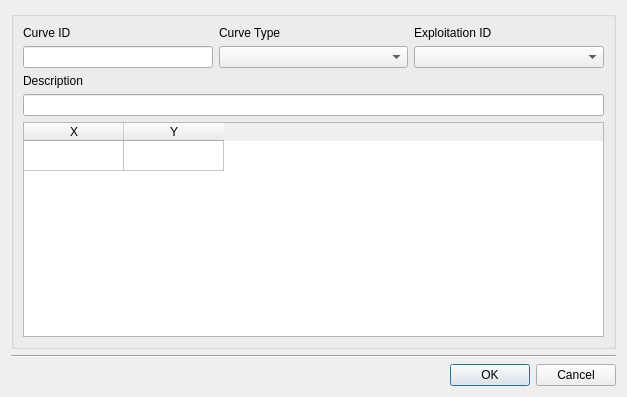
<?xml version="1.0" encoding="UTF-8"?>
<ui version="4.0">
 <class>dlg_nonvisual_curve</class>
 <widget class="QDialog" name="dlg_nonvisual_curve">
  <property name="geometry">
   <rect>
    <x>0</x>
    <y>0</y>
    <width>627</width>
    <height>397</height>
   </rect>
  </property>
  <property name="windowTitle">
   <string>Curve Editor</string>
  </property>
  <layout class="QGridLayout" name="verticalLayout_4">
   <item row="2" column="0" colspan="2">
    <layout class="QHBoxLayout" name="horizontalLayout">
     <property name="sizeConstraint">
      <enum>QLayout::SetDefaultConstraint</enum>
     </property>
     <item>
      <spacer name="horizontalSpacer">
       <property name="orientation">
        <enum>Qt::Horizontal</enum>
       </property>
       <property name="sizeHint" stdset="0">
        <size>
         <width>40</width>
         <height>20</height>
        </size>
       </property>
      </spacer>
     </item>
     <item>
      <widget class="QPushButton" name="btn_accept">
       <property name="text">
        <string>OK</string>
       </property>
      </widget>
     </item>
     <item>
      <widget class="QPushButton" name="btn_cancel">
       <property name="text">
        <string>Cancel</string>
       </property>
      </widget>
     </item>
    </layout>
   </item>
   <item row="1" column="0" colspan="2">
    <widget class="Line" name="line">
     <property name="orientation">
      <enum>Qt::Horizontal</enum>
     </property>
    </widget>
   </item>
   <item row="0" column="0" colspan="2">
    <widget class="QGroupBox" name="groupBox">
     <property name="sizePolicy">
      <sizepolicy hsizetype="Preferred" vsizetype="MinimumExpanding">
       <horstretch>0</horstretch>
       <verstretch>0</verstretch>
      </sizepolicy>
     </property>
     <property name="title">
      <string/>
     </property>
     <layout class="QGridLayout" name="gridLayout">
      <item row="0" column="0" colspan="2">
       <layout class="QGridLayout" name="gridLayout_2">
        <item row="1" column="0">
         <widget class="QLineEdit" name="txt_curve_id">
          <property name="sizePolicy">
           <sizepolicy hsizetype="Minimum" vsizetype="Fixed">
            <horstretch>0</horstretch>
            <verstretch>0</verstretch>
           </sizepolicy>
          </property>
         </widget>
        </item>
        <item row="0" column="0">
         <widget class="QLabel" name="lbl_curve_id">
          <property name="sizePolicy">
           <sizepolicy hsizetype="Preferred" vsizetype="Fixed">
            <horstretch>0</horstretch>
            <verstretch>0</verstretch>
           </sizepolicy>
          </property>
          <property name="text">
           <string>Curve ID</string>
          </property>
         </widget>
        </item>
        <item row="0" column="2">
         <widget class="QLabel" name="lbl_expl_id">
          <property name="text">
           <string>Exploitation ID</string>
          </property>
         </widget>
        </item>
        <item row="1" column="2">
         <widget class="QComboBox" name="cmb_expl_id"/>
        </item>
        <item row="1" column="1">
         <widget class="QComboBox" name="cmb_curve_type">
          <property name="sizePolicy">
           <sizepolicy hsizetype="Minimum" vsizetype="Fixed">
            <horstretch>0</horstretch>
            <verstretch>0</verstretch>
           </sizepolicy>
          </property>
         </widget>
        </item>
        <item row="0" column="1">
         <widget class="QLabel" name="lbl_curve_type">
          <property name="sizePolicy">
           <sizepolicy hsizetype="Preferred" vsizetype="Fixed">
            <horstretch>0</horstretch>
            <verstretch>0</verstretch>
           </sizepolicy>
          </property>
          <property name="text">
           <string>Curve Type</string>
          </property>
         </widget>
        </item>
        <item row="3" column="0" colspan="3">
         <widget class="QLineEdit" name="txt_descript">
          <property name="sizePolicy">
           <sizepolicy hsizetype="Expanding" vsizetype="Fixed">
            <horstretch>0</horstretch>
            <verstretch>0</verstretch>
           </sizepolicy>
          </property>
         </widget>
        </item>
        <item row="2" column="0" colspan="3">
         <widget class="QLabel" name="lbl_descript">
          <property name="sizePolicy">
           <sizepolicy hsizetype="Preferred" vsizetype="Fixed">
            <horstretch>0</horstretch>
            <verstretch>0</verstretch>
           </sizepolicy>
          </property>
          <property name="text">
           <string>Description</string>
          </property>
         </widget>
        </item>
       </layout>
      </item>
      <item row="1" column="0" colspan="2">
       <layout class="QGridLayout" name="gridLayout_3">
        <item row="0" column="0">
         <widget class="QTableWidget" name="tbl_curve_value">
          <property name="sizePolicy">
           <sizepolicy hsizetype="Minimum" vsizetype="Expanding">
            <horstretch>0</horstretch>
            <verstretch>0</verstretch>
           </sizepolicy>
          </property>
          <property name="rowCount">
           <number>1</number>
          </property>
          <attribute name="verticalHeaderVisible">
           <bool>false</bool>
          </attribute>
          <row/>
          <column>
           <property name="text">
            <string>X</string>
           </property>
          </column>
          <column>
           <property name="text">
            <string>Y</string>
           </property>
          </column>
         </widget>
        </item>
        <item row="0" column="1">
         <layout class="QGridLayout" name="lyt_plot"/>
        </item>
       </layout>
      </item>
     </layout>
    </widget>
   </item>
  </layout>
 </widget>
 <resources/>
 <connections/>
</ui>
